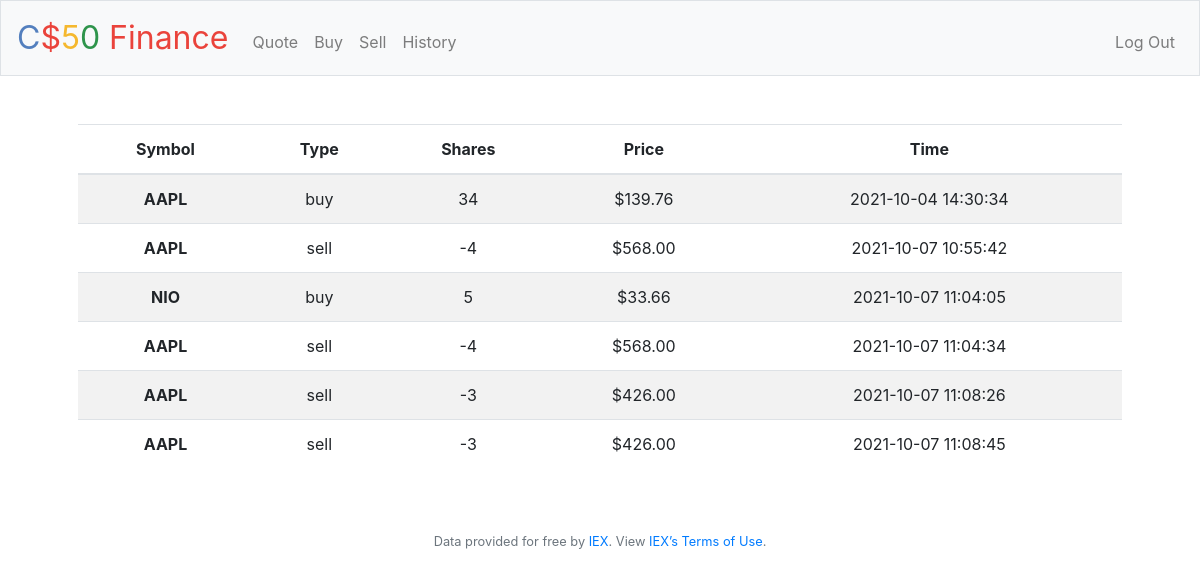
The app's page /history (signed in) with its own data.
### tables this page shows
CREATE TABLE transactions (
id INTEGER PRIMARY KEY AUTOINCREMENT, 
user_id INTEGER NOT NULL,
name TEXT NOT NULL,
shares INTEGER NOT NULL, 
price NUMERIC NOT NULL,
type TEXT NOT NULL, 
symbol TEXT NOT NULL,
time TIMESTAMP DEFAULT CURRENT_TIMESTAMP,
FOREIGN KEY(user_id) REFERENCES users(id)
);

### application.py (the view)
@app.route("/history")
@login_required
def history():
    user_id = session["user_id"]
    transactions = db.execute("SELECT type, symbol, price, shares, time FROM transactions WHERE user_id=?", user_id)
    return render_template("history.html", transactions = transactions, usd = usd)

### application.py (called while the page is built)
@app.after_request
def after_request(response):
    response.headers["Cache-Control"] = "no-cache, no-store, must-revalidate"
    response.headers["Expires"] = 0
    response.headers["Pragma"] = "no-cache"
    return response

### helpers.py (called while the page is built)
def login_required(f):
    @wraps(f)
    def decorated_function(*args, **kwargs):
        if session.get("user_id") is None:
            return redirect("/login")
        return f(*args, **kwargs)
    return decorated_function

def usd(value):
    return f"${value:,.2f}"

### templates/history.html (shortened to what this page needs)
{% extends "layout.html" %}
{% block main %}
    <table class="table table-striped">
  <thead>
    <tr>
      <th scope="col">Symbol</th>
      <th scope="col">Type</th>
      <th scope="col">Shares</th>
      <th scope="col">Price</th>
      <th scope="col">Time</th>
    </tr>
  </thead>
  <tbody>
      {% for transaction in transactions %}
    <tr>
      <th scope="row">{{ transaction["symbol"].upper() }}</th>
      <td>{{ transaction["type"]}}</td>
      <td>{{ transaction["shares"]}}</td>
      <td>{{ usd(transaction["price"]) }}</td>
      <td>{{ transaction["time"] }}</td>
    </tr>
    {% endfor %}
  </tbody>
</table>
{% endblock %}

### records on screen
transactions: price "$139.76"
transactions: price "$568.00"
transactions: price "$33.66"
transactions: price "$568.00"
transactions: price "$426.00"
transactions: price "$426.00"
